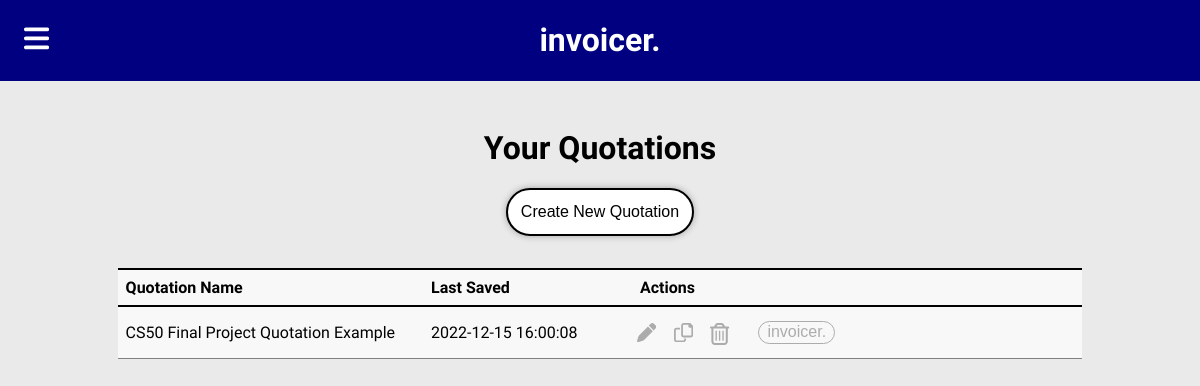
/quotations (signed in), run on the app's committed database.
### tables this page shows
CREATE TABLE quote
(
    id INTEGER PRIMARY KEY,
    user_id INTEGER NOT NULL,
    last_saved TEXT NOT NULL
        DEFAULT (CURRENT_TIMESTAMP),
    title TEXT NOT NULL,
    sender_name TEXT NOT NULL,
    sender_details TEXT,
    recipient_details TEXT NOT NULL
        DEFAULT '[Recipient Details Here]',
    project_details TEXT NOT NULL
        DEFAULT '[Project Details Here]',
    send_date TEXT
        DEFAULT CURRENT_DATE,
    ref TEXT NOT NULL
        DEFAULT '[Reference No.]',
    valid_till TEXT
        DEFAULT '[Validity Date]',
    footnote TEXT
        DEFAULT '[Additional Information]',
    total_money TEXT NOT NULL
        DEFAULT '0',
    FOREIGN KEY (user_id) REFERENCES user(id) ON DELETE CASCADE
);

### app.py (the view, shortened to what this page needs)
@app.route("/quotations", methods=['GET', 'POST'])
@login_and_verification_required
def quotations():
    quotes = db.execute("SELECT * FROM quote WHERE user_id = ? ORDER BY last_saved DESC", session['id'])
    return render_template("quotations.html", quotes=quotes)

### helpers.py (called while the page is built)
def login_and_verification_required(f):
    @wraps(f)
    def decorated_function(*args, **kwargs):
        if not session.get("id"):
            return redirect(url_for("login"))
        if not session.get("verified"):
            return render_template("verify.html")
        return f(*args, **kwargs)
    return decorated_function

### templates/quotations.html (shortened to what this page needs)
{% extends "template.html" %}
{% block main %}
<div class="index-head">
    <h1> Your Quotations </h1>
    <button type="button" id="index_create_quote"> Create New Quotation </button>
</div>
<div class="index-page">
    <table class="index-table" id="quotation-index">
        <thead>
            <tr>
                <th class="index-name"> Quotation Name </th>
                <th class="index-date"> Last Saved </th>
                <th class="index-actions"> Actions </th>
            </tr>
        </thead>
        <tbody>
            {% for quote in quotes %}
                <tr>
                    <td class="index-name">{{quote['title']}}</td>
                    <td class="index-date">{{quote['last_saved']}}</td>
                    <td class="index-actions">
                        <form method="post">
                            <button type="button" name="edit" value="EDIT">
                            </button>
                            <button type="submit" name="copy" value="COPY">
                            </button>
                            <button type="submit" name="delete" value="DELETE">
                            </button>
                            <input type="submit" name="convert" value="invoicer." class="convert-btn">
                        </form>
                    </td>
                </tr>
            {% endfor %}
        </tbody>
    </table>
</div>
{% endblock %}

### static/css/main.css (style rules this page uses)
html, body { overscroll-behavior: none; margin: 0; padding: 0; width: 100%; height: 100%; }
body { font-family: Inter Tight, Arial; -webkit-box-sizing: border-box; -moz-box-sizing: border-box; box-sizing: border-box; font-size: 1em; background-color: rgb(234, 234, 234); }

### static/css/view_file.css (style rules this page uses)
:root { --subcolor: lightblue; --subcolor: #bccada; }

### static/css/quotations.css (style rules this page uses)
.index-head { text-align: center; margin: 2rem; }
.index-head button { background-color: white; font-size: 1em; font-weight: 500; padding: 0.8rem; border: 2px solid black; border-radius: 2rem; box-shadow: 0 0 7px rgba(0, 0, 0, 0.3); transition-duration: 0.5s; }
.index-page { display: flex; justify-content: center; }
.index-table { table-layout: fixed; font-size: 1em; text-align: left; width: 90%; min-width: 700px; background-color: rgb(248, 248, 248); }
.index-table, .index-table th, .index-table td { border-collapse: collapse; padding: 0.5rem; }
.index-table th { border-top: 2px solid black; border-bottom: 2px solid black; }
.index-table td { border-bottom: 1px solid grey; padding-top: 1rem; padding-bottom: 1rem; }
th.index-name { width: 30%; }
th.index-date { width: 20%; }
td.index-name { white-space: nowrap; overflow: hidden; text-overflow: ellipsis; }
.index-table tbody tr { transition: all 0.3s; }
.index-table form { display: flex; align-items: center; height: 100%; position: relative; z-index: 1; }
td.index-actions { padding: 0; }
.index-actions button { border: none; background-color: transparent; border-radius: 5px; padding: 0.3rem; margin-right: 0.5rem; min-width: 1.8rem; height: 1.8rem; cursor: pointer; opacity: 30%; }
.convert-btn { opacity: 30%; background-color: transparent; border: solid 1px black; border-radius: 1rem; font-size: 1em; transition: font-weight 0.3s; padding: 0.1rem 0.5rem 0.1rem 0.5rem; margin-left: 1rem; }

### data on the page
quote: title "CS50 Final Project Quotation Example", last_saved "2022-12-15 16:00:08"
